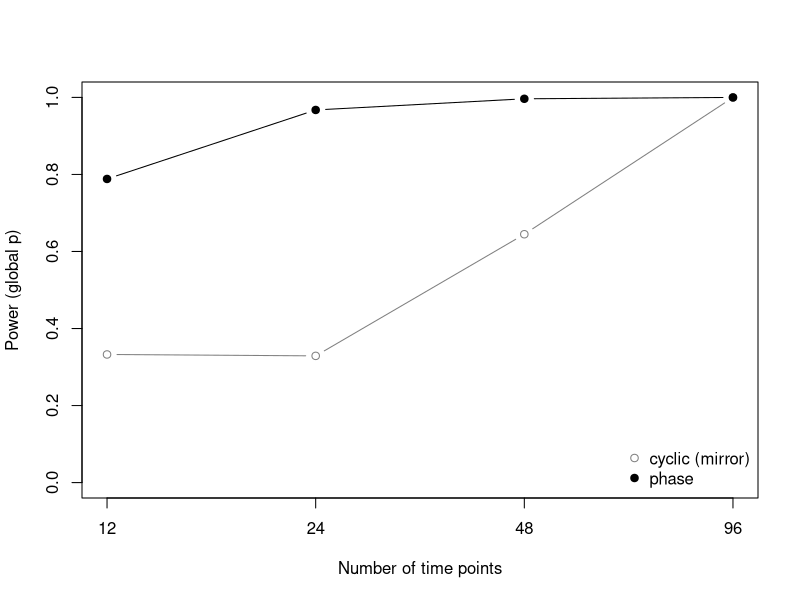

The R source for this figure: (Note: this script raises an error after producing the figure.)
## ---- chunk 1
knitr::opts_chunk$set(collapse = TRUE, comment = "#>")
## ---- chunk 2
cal <- read.csv("calibration_v2.csv")
type1 <- subset(cal, block == "type1")
complete <- subset(type1, period_type != "mismatch")
power <- subset(cal, block == "power")

rate_table <- function(data, by, value) {
  agg <- aggregate(data[[value]], data[c(by, "scheme")], mean)
  wide <- reshape(agg, idvar = by, timevar = "scheme", direction = "wide")
  names(wide) <- sub("^x\\.", "", names(wide))
  wide <- wide[order(wide[[by]]), ]
  rownames(wide) <- NULL
  wide
}
## ---- chunk 3
free <- subset(cal, block == "free")
aggregate(cbind(global = global) ~ n, data = free, FUN = mean)
## ---- chunk 4
knitr::kable(rate_table(complete, "n", "opt_sig"), digits = 3,
             caption = "Type I error of the raw p-value at the optimal lag.")
## ---- chunk 5
knitr::kable(rate_table(complete, "autocorr", "global"), digits = 3,
             caption = "Type I error of the global p-value by AR(1) autocorrelation.")
## ---- chunk 6
strong <- subset(complete, autocorr >= 0.7)
knitr::kable(rate_table(strong, "n", "global"), digits = 3,
             caption = "Type I error of the global p-value, AR(1) of 0.7 and 0.9.")
knitr::kable(rate_table(strong, "p", "global"), digits = 3,
             caption = "Same, by number of variables.")
## ---- chunk 7
pw <- aggregate(global ~ n + scheme, data = power, FUN = mean)
pw <- reshape(pw, idvar = "n", timevar = "scheme", direction = "wide")
names(pw) <- sub("^global\\.", "", names(pw))
matplot(pw$n, pw[, c("cyclic_mirror", "phase")], type = "b", pch = c(1, 19),
        lty = 1, col = c("grey50", "black"), log = "x", ylim = c(0, 1),
        xaxt = "n", xlab = "Number of time points", ylab = "Power (global p)")
axis(1, at = pw$n)
legend("bottomright", c("cyclic (mirror)", "phase"), pch = c(1, 19),
       col = c("grey50", "black"), bty = "n")
knitr::kable(pw, digits = 3)
## ---- chunk 8
aggregate(opt_true ~ n + scheme, data = power, FUN = mean)
## ---- chunk 9
mismatch <- subset(type1, period_type == "mismatch")
knitr::kable(rate_table(mismatch, "n", "global"), digits = 3,
             caption = "Type I error of the global p-value, period = 0.75 n.")
## ---- chunk 10
tr <- subset(cal, block == "type1_period")
knitr::kable(rate_table(tr, "autocorr", "global"), digits = 3,
             caption = "Type I error of the global p-value, period = 0.75 n, after truncation to whole cycles.")
pt <- subset(cal, block == "power_period")
knitr::kable(rate_table(pt, "n", "global"), digits = 3,
             caption = "Power of the global p-value after truncation, by original series length.")
